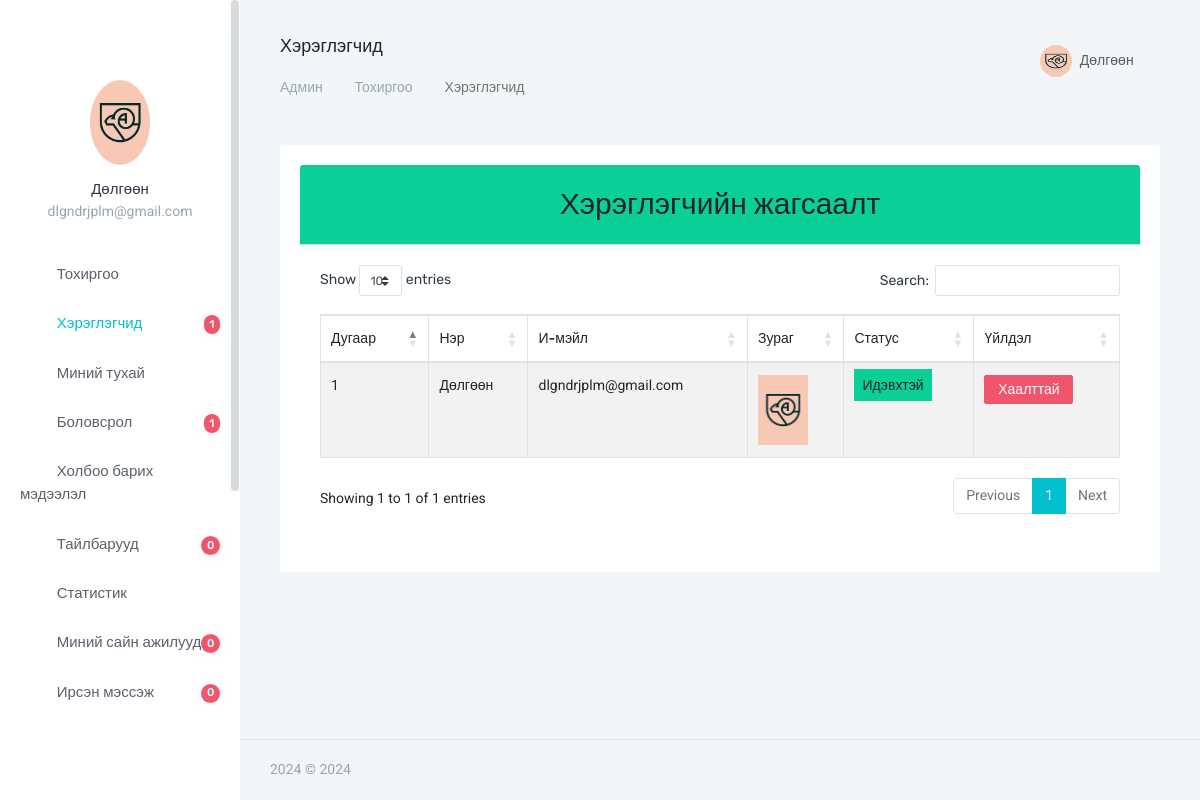
/admin/users.php (signed in), run on the app's committed database.
### tables this page shows
CREATE TABLE `users` (
  `id` int(3) NOT NULL,
  `fname` varchar(100) NOT NULL,
  `email` varchar(100) NOT NULL,
  `password` varchar(255) NOT NULL,
  `status` int(1) NOT NULL DEFAULT 1,
  `photo` varchar(100) NOT NULL DEFAULT 'default.png'
);

### admin/users.php (the view, shortened to what this page needs)
<?php
	require_once "db.php";
	$title = "Хэрэглэгчид";
	require_once "header.php";
	$user_found_query = "SELECT * FROM users";
	$user_found = $dbcon->query($user_found_query);
?>
<div class="card mb-3">
  <div class="card-header bg-success text-center"><h2>Хэрэглэгчийн жагсаалт</h2></div>
  <div class="card-body">
    <table id="example" class="table table-striped table-bordered" style="width:100%">
        <thead>
          <tr>
            <th>Дугаар</th>
            <th>Нэр</th>
            <th>И-мэйл</th>
            <th>Зураг</th>
            <th>Статус</th>
            <th>Үйлдэл</th>
          </tr>
        </thead>
        <tbody>
        <?php
        $serial = 1;
        foreach ($user_found as $row) {?>
          <tr>
            <td><?=$serial++?></td>
            <td><?=$row['fname']?></td>
            <td><?=$row['email']?></td>
            <td><img src="image/users/<?=$row['photo']?>" alt="" width='50'></td>
            <td><?=$row['status']==1?"<span class='bg-danger p-2'>хаалттай</span>":"<span class='bg-success p-2'>Идэвхтэй</span>"?></td>
            <td>
                <?php
                if($row['status']==1){ ?>
                    <a class="btn btn-sm btn-success" href="active.php?id=<?php echo base64_encode($row['id']); ?>" >Идэвхжүүлэх</a>
                <?php }else{ ?>
               <a class="btn btn-sm btn-danger" href="deactive.php?id=<?php echo base64_encode($row['id']); ?>" >Хаалттай</a>
            <?php   } ?>
            </td>
          </tr>
        <?php } ?>
      </tbody>
    </table>
  </div>
</div>
<?php
    require_once "footer.php";
?>

### admin/header.php (shortened to what this page needs)
<?php require_once "db.php"; ?>
<!doctype html>
<html lang="mn">
<head>
        <link rel="stylesheet" href="https://cdnjs.cloudflare.com/ajax/libs/twitter-bootstrap/4.1.3/css/bootstrap.css">
        <link rel="stylesheet" href="https://cdn.datatables.net/1.10.20/css/dataTables.bootstrap4.min.css">
        <link href="assets/css/bootstrap.min.css" rel="stylesheet" type="text/css" />
        <link href="assets/css/icons.css" rel="stylesheet" type="text/css" />
        <link rel="stylesheet" href="../front_end_assets/css/fontawesome-all.min.css">
        <link href="assets/css/metismenu.min.css" rel="stylesheet" type="text/css" />
        <link href="assets/css/style.css" rel="stylesheet" type="text/css" />
    </head>
    <body>
        <div id="wrapper">
            <div class="left side-menu">
                <div class="slimscroll-menu" id="remove-scroll">
                    <div class="user-box">
                        <div class="user-img">
                <?php
                    $email_for_photo = $_SESSION['user_email'];
                    $query_for_photo = $dbcon->query( "SELECT photo FROM users WHERE email='$email_for_photo'");
                    $photo_from_db   = $query_for_photo -> fetch_assoc();
                 ?>
                            <img src="image/users/<?=$photo_from_db['photo']?>" alt="user-img" title="Мат Хэлм" class="rounded-circle img-fluid">
                        </div>
                        <h5><a href="#"><?= $_SESSION['user_name']?></a> </h5>
                        <p class="text-muted"><?=$_SESSION['user_email']?></p>
                    </div>
                    <div id="sidebar-menu">
                        <ul class="metismenu" id="side-menu">
                            <li>
                                <a href="index.php">
                                    <i class="fi-air-play"></i> <span> Тохиргоо </span>
                                </a>
                            </li>
                            <li>
                                <a href="users.php"><i class="fas fa-users-cog"></i>
                                    <span class="badge badge-danger badge-pill float-right">
                                        <?php
                                        $result = $dbcon->query("SELECT COUNT(*) AS total_users FROM users");
                                        $row = $result->fetch_assoc();
                                        echo $row['total_users'];
                                        ?>
                                    </span>
                                    <span> Хэрэглэгчид </span>
                                </a>
                            </li>
                            <li>
                                <a href="javascript: void(0);"><i class="far fa-address-card"></i>  <span> Миний тухай </span></a>
                            </li>
                            <li>
                                <a href="javascript: void(0);"><i class="fas fa-book-reader"></i>
                                    <span class="badge badge-danger badge-pill float-right">
                                        <?php
                                        $education_result = $dbcon->query("SELECT COUNT(*) AS total_field FROM education_informations");
                                        $education_row = $education_result->fetch_assoc();
                                        echo $education_row['total_field'];
                                        ?>
                                    </span>
                                <span> Боловсрол </span></a>
                            </li>
                            <li>
                                <a href="javascript: void(0);"><i class="fas fa-envelope-square"></i> <span> Холбоо барих мэдээлэл</span></a>
                            </li>
                            <li>
                                <a href="javascript: void(0);"><i class="fas fa-comments"></i>
                                    <span class="badge badge-danger badge-pill float-right">
                                        <?php
                                        $testimonial_result = $dbcon->query("SELECT COUNT(*) AS total_field FROM testimonials");
                                        $testimonial_row = $testimonial_result->fetch_assoc();
                                        echo $testimonial_row['total_field'];
                                        ?>
                                    </span>
                                    <span> Тайлбарууд</span></a>
                            </li>
                            <li>
                                <a href="javascript: void(0);"><i class="fas fa-print"></i><span> Статистик</span></a>
                            </li>
                            <li>
                                <a href="javascript: void(0);"><i class="fi-air-play"></i>
                                    <span class="badge badge-danger badge-pill float-right">
                                        <?php
                                        $best_works_result = $dbcon->query("SELECT COUNT(*) AS total_field FROM my_best_works");
                                        $best_works_row = $best_works_result->fetch_assoc();
                                        echo $best_works_row['total_field'];
                                        ?>
                                    </span>
                                    <span> Миний сайн ажилууд</span></a>
                            </li>
                            <li>
                                <a href="all_guest_message.php">
                                    <i class="fas fa-users-cog"></i>
                                    <span class="badge badge-danger badge-pill float-right">
                                        <?php
                                        $guest_message_result = $dbcon->query("SELECT COUNT(*) AS total_field FROM guest_messages");
                                        $guest_message_row = $guest_message_result->fetch_assoc();
                                        echo $guest_message_row['total_field'];
                                        ?>
                                    </span>
                                     <span> Ирсэн мэссэж</span>
                                </a>
                            </li>
                        </ul>
                    </div>
                </div>
            </div>
            <div class="content-page">
                <div class="topbar">
                    <nav class="navbar-custom">
                        <ul class="list-unstyled topbar-right-menu float-right mb-0">
                            <li class="dropdown notification-list">
                                <a class="nav-link dropdown-toggle nav-user" data-toggle="dropdown" href="#" role="button"
                                   aria-haspopup="false" aria-expanded="false">
                                    <img src="image/users/<?=$photo_from_db['photo']?>" alt="user" class="rounded-circle"> <span class="ml-1"><?=$_SESSION['user_name']?> <i class="mdi mdi-chevron-down"></i> </span>
                                </a>
                            </li>
                        </ul>
                        <ul class="list-inline menu-left mb-0">
                            <li>
                                <h4 class="page-title-main"><?=$title?></h4>
                                <ol class="breadcrumb">
                                    <li class="breadcrumb-item"><a href="../index.php">Админ</a></li>
                                    <li class="breadcrumb-item"><a href="index.php">Тохиргоо</a></li>
                                    <li class="breadcrumb-item active"><?=$title?></li>
                                </ol>
                            </li>
                        </ul>
                    </nav>
                </div>
                <div class="content">
                    <div class="container-fluid">
                        <div class="row">
                            <div class="col-12">
                                <div class="card-box">

### data on the page
users: photo (picture), fname "Дөлгөөн", email "dlgndrjplm@gmail.com", status "Идэвхтэй"

### other printed values
$_SESSION['user_name'] "Дөлгөөн"
$_SESSION['user_email'] "dlgndrjplm@gmail.com"
$row['total_users'] "1"
$education_row['total_field'] "1"
$testimonial_row['total_field'] "0"
$best_works_row['total_field'] "0"
$guest_message_row['total_field'] "0"
$title "Хэрэглэгчид"
